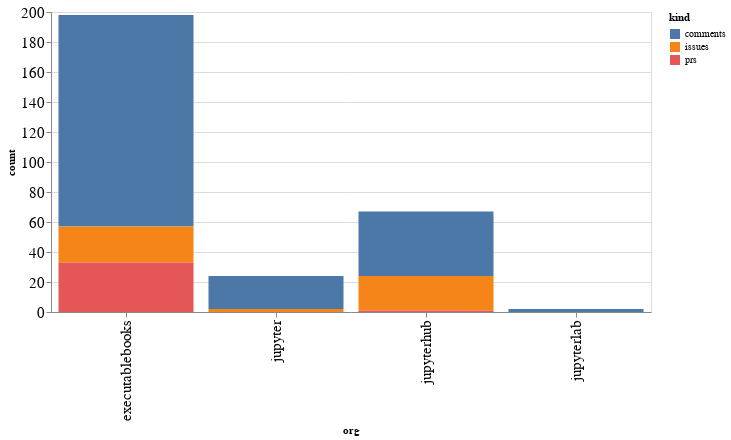

Source (notebook cell):
### Code cell
alt.Chart(org_summaries, width=600).mark_bar().encode(
    x='org',
    y='count',
    color='kind',
    tooltip="org"
)

### Figure 1 — Vega-Lite specification as saved in the notebook (floating-point values rounded to 4 significant figures)
{"config": {"axisLeft": {"labelFontSize": 15}, "axisBottom": {"labelFontSize": 15}}, "data": {"name": "data-b197cb45b22263a5ae6b583543be9ed2"}, "mark": "bar", "encoding": {"color": {"type": "nominal", "field": "kind"}, "tooltip": {"type": "nominal", "field": "org"}, "x": {"type": "nominal", "field": "org"}, "y": {"type": "quantitative", "field": "count"}}, "width": 600, "$schema": "https://vega.github.io/schema/vega-lite/v4.8.1.json", "datasets": {"data-b197cb45b22263a5ae6b583543be9ed2": [{"org": "executablebooks", "kind": "comments", "count": 141}, {"org": "executablebooks", "kind": "issues", "count": 24}, {"org": "executablebooks", "kind": "prs", "count": 33}, {"org": "jupyter", "kind": "comments", "count": 22}, {"org": "jupyter", "kind": "issues", "count": 2}, {"org": "jupyterhub", "kind": "comments", "count": 43}, {"org": "jupyterhub", "kind": "issues", "count": 23}, {"org": "jupyterhub", "kind": "prs", "count": 1}, {"org": "jupyterlab", "kind": "comments", "count": 2}]}}
